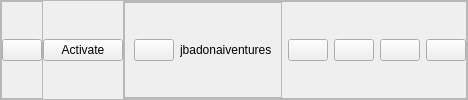
     <widget class="QFrame" name="frame_toolbar">
      <property name="frameShape">
       <enum>QFrame::StyledPanel</enum>
      </property>
      <property name="frameShadow">
       <enum>QFrame::Raised</enum>
      </property>
      <layout class="QHBoxLayout" name="horizontalLayout_6">
       <property name="spacing">
        <number>0</number>
       </property>
       <property name="leftMargin">
        <number>0</number>
       </property>
       <property name="topMargin">
        <number>0</number>
       </property>
       <property name="rightMargin">
        <number>0</number>
       </property>
       <property name="bottomMargin">
        <number>0</number>
       </property>
       <item alignment="Qt::AlignLeft">
        <widget class="QFrame" name="frame_theme">
         <property name="frameShape">
          <enum>QFrame::StyledPanel</enum>
         </property>
         <property name="frameShadow">
          <enum>QFrame::Raised</enum>
         </property>
         <layout class="QHBoxLayout" name="horizontalLayout_8">
          <property name="leftMargin">
           <number>0</number>
          </property>
          <property name="topMargin">
           <number>0</number>
          </property>
          <property name="rightMargin">
           <number>0</number>
          </property>
          <property name="bottomMargin">
           <number>0</number>
          </property>
          <item>
           <widget class="QPushButton" name="buttonTheme">
            <property name="text">
             <string/>
            </property>
            <property name="icon">
             <iconset resource="../icons.qrc">
              <normaloff>:/white icons/White icon/moon.svg</normaloff>:/white icons/White icon/moon.svg</iconset>
            </property>
            <property name="iconSize">
             <size>
              <width>20</width>
              <height>20</height>
             </size>
            </property>
           </widget>
          </item>
         </layout>
        </widget>
       </item>
       <item>
        <widget class="QPushButton" name="buttonActivate">
         <property name="text">
          <string>Activate</string>
         </property>
        </widget>
       </item>
       <item alignment="Qt::AlignRight">
        <widget class="QFrame" name="frame_settings">
         <property name="frameShape">
          <enum>QFrame::StyledPanel</enum>
         </property>
         <property name="frameShadow">
          <enum>QFrame::Raised</enum>
         </property>
         <layout class="QHBoxLayout" name="horizontalLayout_7">
          <property name="leftMargin">
           <number>0</number>
          </property>
          <property name="topMargin">
           <number>0</number>
          </property>
          <property name="rightMargin">
           <number>0</number>
          </property>
          <property name="bottomMargin">
           <number>0</number>
          </property>
          <item>
           <widget class="QFrame" name="frame_owner">
            <property name="frameShape">
             <enum>QFrame::StyledPanel</enum>
            </property>
            <property name="frameShadow">
             <enum>QFrame::Raised</enum>
            </property>
            <layout class="QHBoxLayout" name="horizontalLayout_18">
             <item>
              <widget class="QPushButton" name="buttonUser">
               <property name="text">
                <string/>
               </property>
               <property name="icon">
                <iconset resource="../icons.qrc">
                 <normaloff>:/white icons/White icon/user.svg</normaloff>:/white icons/White icon/user.svg</iconset>
               </property>
               <property name="iconSize">
                <size>
                 <width>20</width>
                 <height>20</height>
                </size>
               </property>
              </widget>
             </item>
             <item>
              <widget class="QLabel" name="textOwner">
               <property name="sizePolicy">
                <sizepolicy hsizetype="Expanding" vsizetype="Preferred">
                 <horstretch>0</horstretch>
                 <verstretch>0</verstretch>
                </sizepolicy>
               </property>
               <property name="text">
                <string>jbadonaiventures</string>
               </property>
              </widget>
             </item>
            </layout>
           </widget>
          </item>
          <item>
           <widget class="QPushButton" name="buttonExpandAll">
            <property name="toolTip">
             <string>Expand All</string>
            </property>
            <property name="text">
             <string/>
            </property>
            <property name="icon">
             <iconset resource="../icons.qrc">
              <normaloff>:/white icons/White icon/chevrons-down.svg</normaloff>:/white icons/White icon/chevrons-down.svg</iconset>
            </property>
            <property name="iconSize">
             <size>
              <width>25</width>
              <height>25</height>
             </size>
            </property>
           </widget>
          </item>
          <item>
           <widget class="QPushButton" name="buttonCollapseAll">
            <property name="toolTip">
             <string>Collapse All</string>
            </property>
            <property name="text">
             <string/>
            </property>
            <property name="icon">
             <iconset resource="../icons.qrc">
              <normaloff>:/white icons/White icon/chevrons-up.svg</normaloff>:/white icons/White icon/chevrons-up.svg</iconset>
            </property>
            <property name="iconSize">
             <size>
              <width>25</width>
              <height>25</height>
             </size>
            </property>
           </widget>
          </item>
          <item>
           <widget class="QPushButton" name="buttonDelete">
            <property name="toolTip">
             <string>Restart Application</string>
            </property>
            <property name="text">
             <string/>
            </property>
            <property name="icon">
             <iconset resource="../icons.qrc">
              <normaloff>:/white icons/White icon/refresh-cw.svg</normaloff>:/white icons/White icon/refresh-cw.svg</iconset>
            </property>
            <property name="iconSize">
             <size>
              <width>20</width>
              <height>20</height>
             </size>
            </property>
           </widget>
          </item>
          <item>
           <widget class="QPushButton" name="buttonSettings">
            <property name="toolTip">
             <string>Settings</string>
            </property>
            <property name="text">
             <string/>
            </property>
            <property name="icon">
             <iconset resource="../icons.qrc">
              <normaloff>:/white icons/White icon/settings.svg</normaloff>:/white icons/White icon/settings.svg</iconset>
            </property>
            <property name="iconSize">
             <size>
              <width>20</width>
              <height>20</height>
             </size>
            </property>
            <property name="checkable">
             <bool>true</bool>
            </property>
           </widget>
          </item>
         </layout>
        </widget>
       </item>
      </layout>
     </widget>
